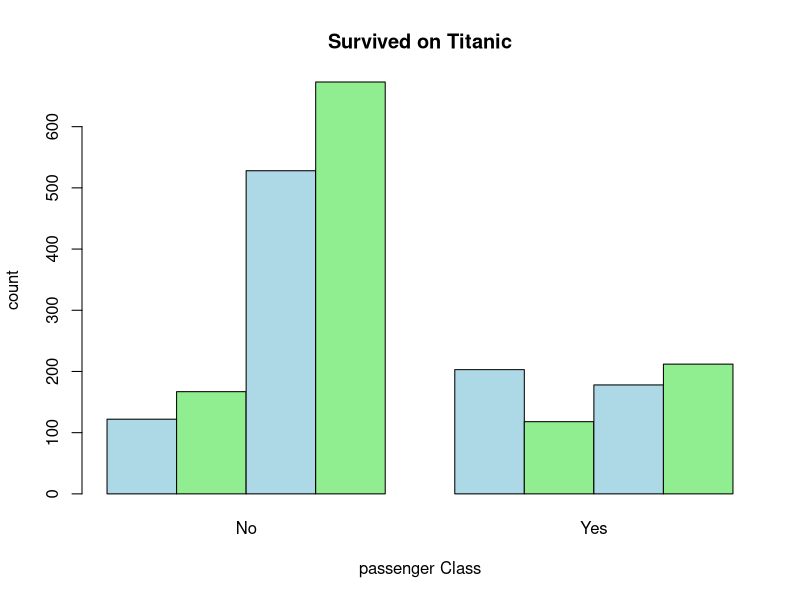
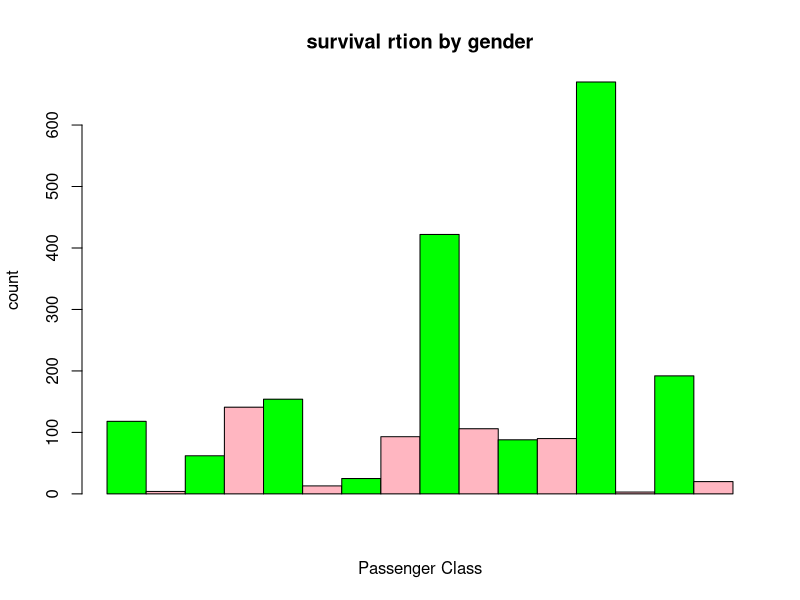
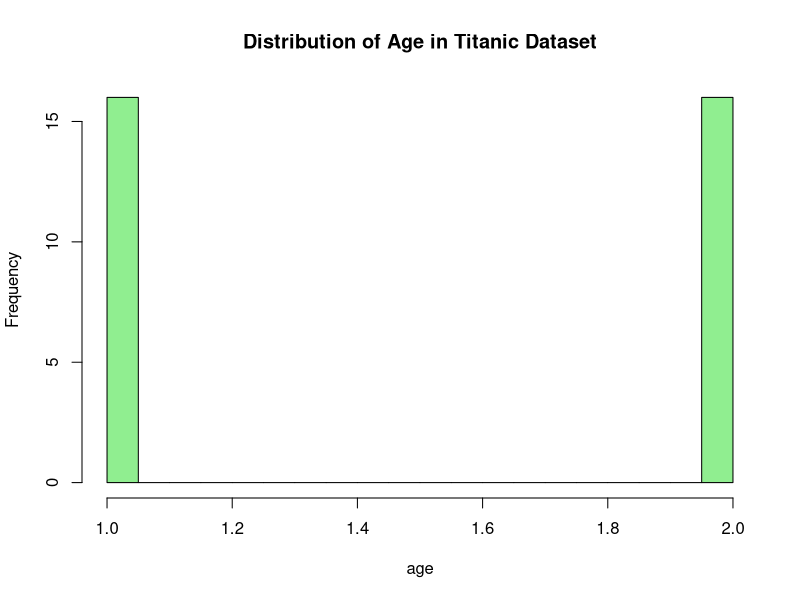

These figures' R source, in order:
data("Titanic")
survival_count <- apply(Titanic, c("Class", "Survived"),sum)
barplot(survival_count, beside = TRUE,
        col = c("lightblue","lightgreen"),
        main = "Survived on Titanic",
        xlab = "passenger Class", ylab = "count")

survival_count <- apply(Titanic, c(2,4,1),sum)
survival_matrix<-as.matrix(survival_count)
barplot(survival_matrix, beside = TRUE,
        col = c("green","lightpink"),
        main = "survival rtion by gender",
        xlab = "Passenger Class", ylab = "count")

titanic_df <- as.data.frame(Titanic)
age_data <- as.numeric(na.omit(titanic_df$Age))
hist(age_data, col = "lightgreen", breaks = 20,
     main = "Distribution of Age in Titanic Dataset",
     xlab = "age", ylab = "Frequency")
        